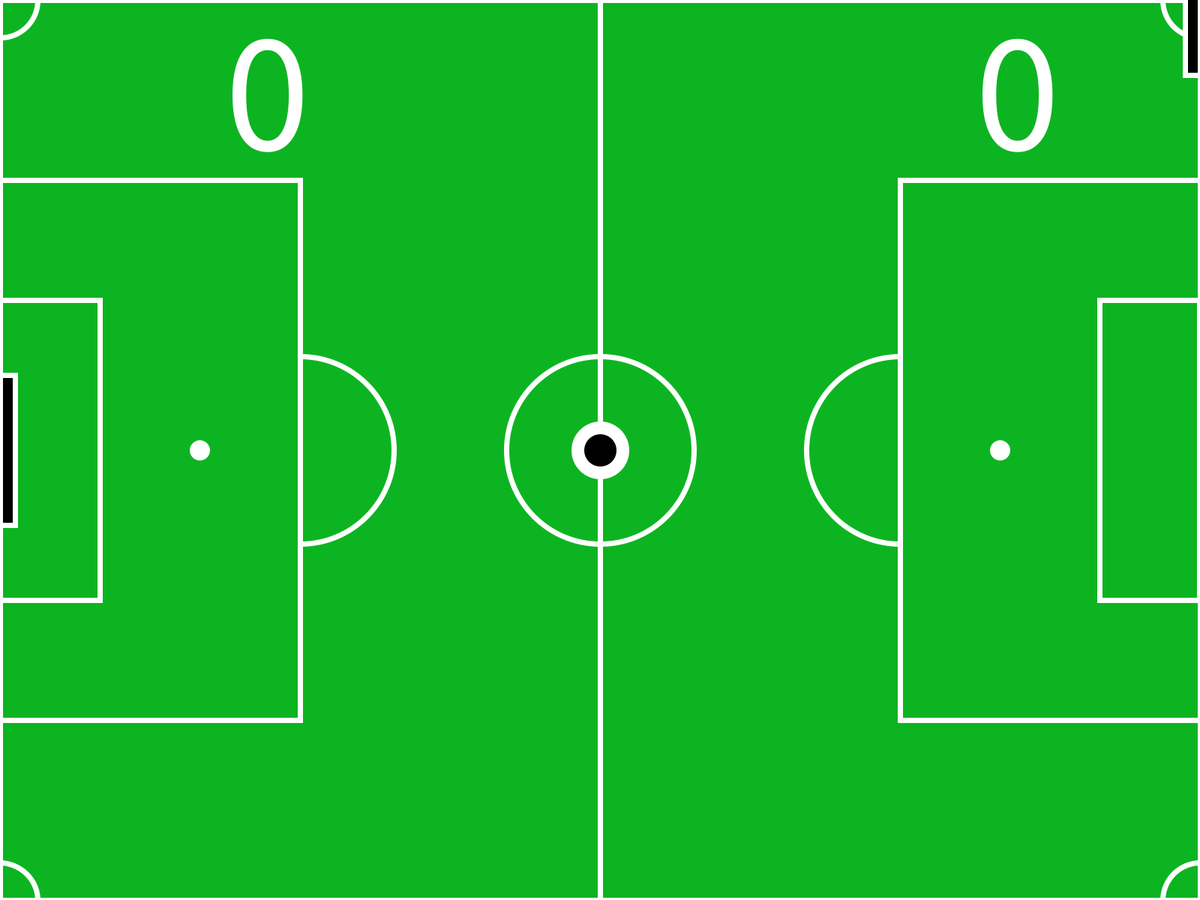
Frame 1 (no input)
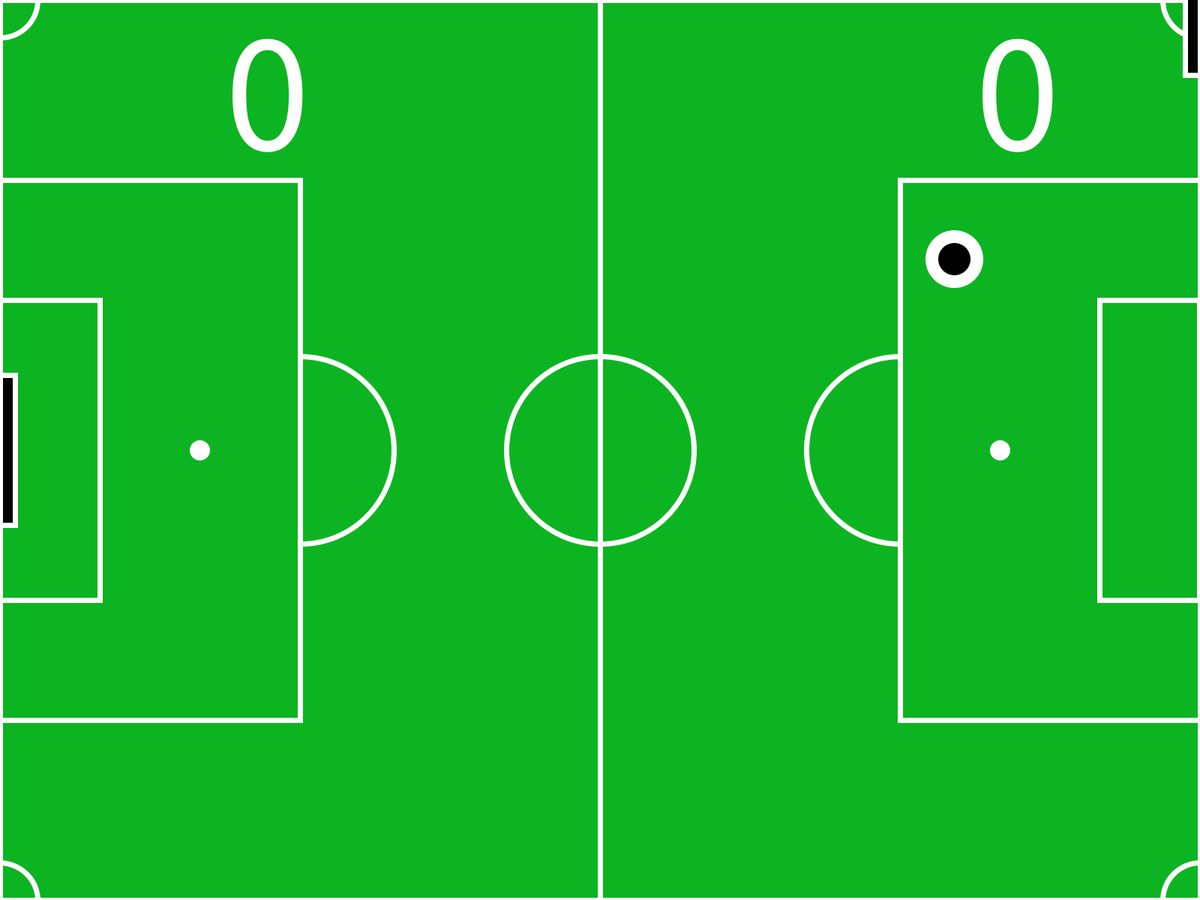
Frame 60 (the mouse pressed at the canvas centre just before this capture)
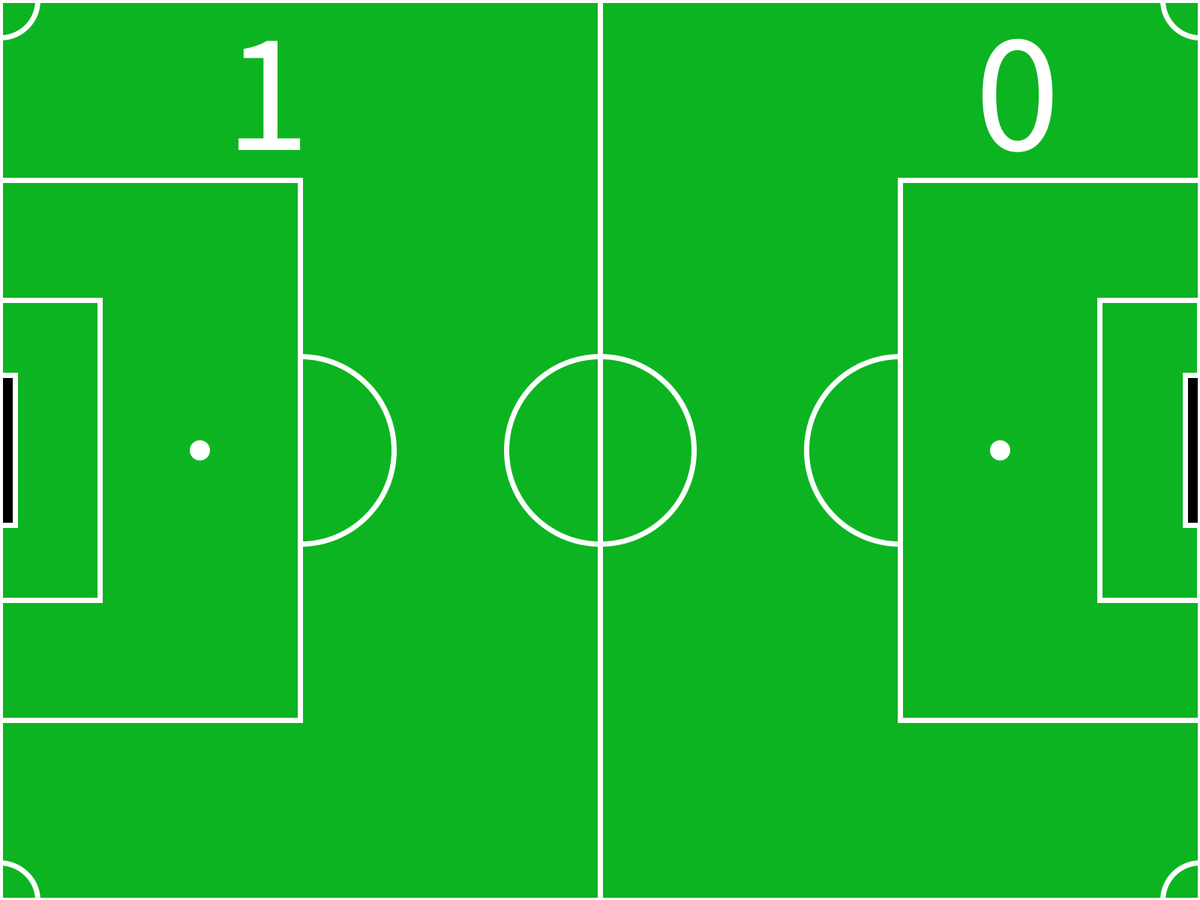
Frame 120 (the mouse held since frame 60 and released just before this capture)

The Processing sketch that drew these frames (run headless with seeded random() and noise(); from frame 60 on, the mouse is pressed at the canvas centre):

// Processing sketch: ping_pong
// ── ping_pong.pde
int x,y,speedx,speedy,kby,kscore,mscore,flg;
/*
x,y為球的位置
speedx,speedy球的速度
kby二號玩家的位置(鍵盤操控W、S為上下移動鍵)
kscore,mscore一、二號玩家的分數
flg作為分數計數器的變數，使分數每次只加一分
*/
void setup(){
  fullScreen();//全螢幕
  x=width/2; y=height/2;//球的初始位置
  speedx=floor(random(-30,30)); speedy=floor(random(-30,30));//運用隨機變數設定球的速度，讓球的速度界在x、y向30以內，正負代表左右
  kby=height/2;//二號玩家初始位置
  frameRate(1000);//每秒1000幀
  kscore=mscore=flg=0;//初始分數為0
}

void draw(){//繪製足球場造型的場地
  background(#0DB421);//背景為草地顏色
  stroke(255);strokeWeight(7);fill(#0DB421);circle(width/2,height/2,250);line(width/2,0,width/2,height);//中線
  rectMode(CORNER); noFill();rect(0,0,width,height);//邊線
  arc(width/4,height/2,250,250,PI*-1/2,PI*1/2,OPEN);rect(0,height/5,width/4,3*height/5);rect(0,height/3,width/12,height/3);
  fill(255);circle(width/6,height/2,20);//左邊禁區
  noFill();
  arc(3*width/4,height/2,250,250,PI*1/2,PI*3/2,OPEN);rect(3*width/4,height/5,width/4,3*height/5);rect(11*width/12,height/3,width/12,height/3);
  fill(255);circle(5*width/6,height/2,20);//右邊禁區
  noFill();
  arc(0,0,100,100,0,PI*1/2,OPEN);arc(width,0,100,100,PI*1/2,PI,OPEN);arc(0,height,100,100,PI*3/2,2*PI,OPEN);arc(width,height,100,100,PI,PI*3/2,OPEN);//角球位置
  fill(255);circle(x,y,70);fill(0);circle(x,y,50);//繪製足球造型的球
  
  rectMode(CENTER);rect(width-10,mouseY,20,200);//以輸入座標為中心畫矩形作為1號玩家
  
  x=x+speedx; y=y+speedy;//動畫中球的位置
  if(y>=height-35||y<=35)  speedy=-1*speedy;//使球撞擊到上下邊界會反彈
  if(x>=width-55&&(y>=mouseY-100&&y<=mouseY+100))  speedx=-1*speedx;//使球撞擊到1號玩家會反彈
  else if(x>width+35){
    if(flg==0){
      kscore++;//當1號玩家漏接，2號玩家得分
      flg=1;//flg從0變1使分數不會無止盡累加
    }
    speedx=0;//當1號玩家漏接，球不再x方向上移動，否則在符合的條件下會再反彈回來
  }
  
  rectMode(CENTER);rect(10,kby,20,200);//以輸入座標為中心畫矩形作為2號玩家
  
  if(keyPressed){
    if(key=='w'&&kby>=0)  kby=kby-10;//按下w，二號玩家往上10個像素(要注意的是螢幕坐標系的y軸正向為下方)
    if(key=='s'&&kby<=height)  kby=kby+10;//按下w，二號玩家往下10個像素
  }
  if(x<=55&&y<=kby+100&&y>=kby-100)  speedx=-1*speedx;//使球撞擊到2號玩家會反彈
  else if(x<=-55){
    if(flg==0)
    {
      mscore++;
      flg=1;
    }
    speedx=0;//1號玩家得分
  }
  
  fill(255);
  textSize(228);
  text(mscore,width-300,200);//1號玩家分數
  text(kscore,300,200);//2號玩家分數
}

void mousePressed(){
  x=width/2; y=height/2;
  speedx=floor(random(-30,30));speedy=floor(random(-40,40));
  flg=0;
}//當按下滑鼠，重新開球
